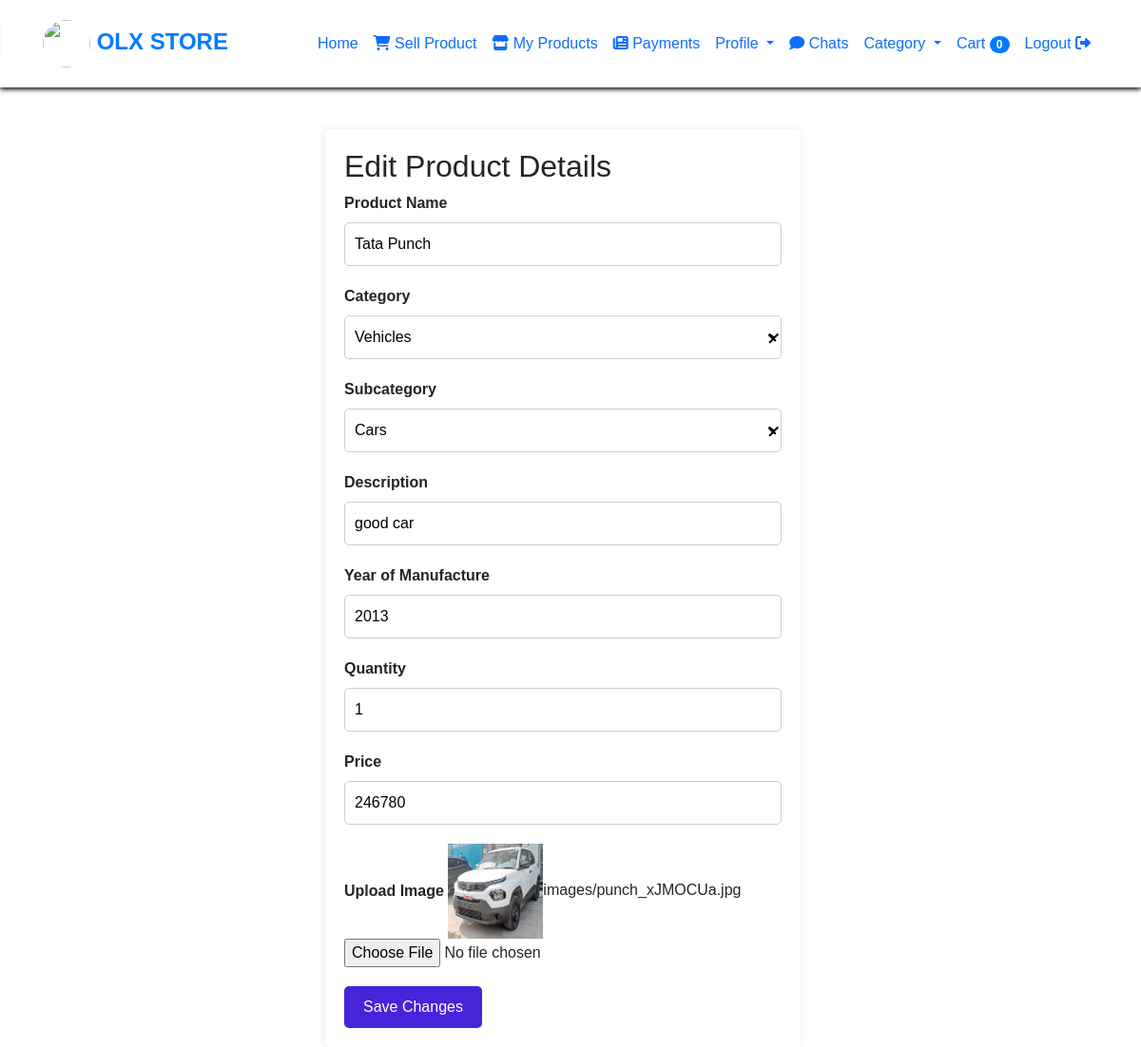
Page /edit_user_product/3 (signed in) on the committed database.
### olx_management_app/models.py (models this page shows, shortened)
class Addproduct(models.Model):
    user = models.ForeignKey(User, on_delete=models.CASCADE, null=True)
    add=models.ForeignKey(Category,on_delete=models.CASCADE,null=True)
    subcategory = models.ForeignKey(SubCategory,on_delete=models.CASCADE,null=True)
    Product_name=models.CharField(max_length=255)
    description=models.CharField(max_length=255)
    year=models.IntegerField(null=True)
    qty=models.PositiveIntegerField(null=True, blank=True)
    price=models.IntegerField(null=True)
    image=models.ImageField(upload_to="images/",null=True)
    is_approved = models.BooleanField(default=False)

class Category(models.Model):
    cat_name=models.CharField(max_length=255)

class SubCategory(models.Model):
    sub_cat_name = models.CharField(max_length=255)
    cat_name = models.ForeignKey(Category, on_delete=models.CASCADE)

### olx_management_app/views.py (the view)
# urls.py: path('edit_user_product/<int:pk>', views.edit_user_product, name='edit_user_product'),
@login_required(login_url='index')
def edit_user_product(request, pk):
    Products = Addproduct.objects.get(id=pk)
    cat = Category.objects.all()
    current_user=request.user
    user_products = Addproduct.objects.filter(user=current_user,is_approved=True)
    user_chat_messages = ChatMessageData.objects.filter(is_seen=False).exclude(sender=request.user)
    cart_items = Cart.objects.filter(user=request.user).select_related('Product')
    example_category_dict = {}
    categories = Category.objects.all()
    for category in categories:
        subcategories = SubCategory.objects.filter(cat_name=category)
        subcategory_list = [sub.sub_cat_name for sub in subcategories]
        example_category_dict[category.cat_name] = subcategory_list
    return render(request, 'user_products_edit.html', {'cartitems': cart_items,'bk': Products, 'ca': cat, 'user_chat_messages':user_chat_messages,"example_category_dict":example_category_dict})

### templates/user_products_edit.html (shortened to what this page needs)
{% load static %}
<!DOCTYPE html>
<html>
<head>
    <link
            href="https://cdn.jsdelivr.net/npm/bootstrap@5.1.3/dist/css/bootstrap.min.css"
            rel="stylesheet"
    />
    <link
            href="https://cdn.jsdelivr.net/npm/boxicons@latest/css/boxicons.min.css"
            rel="stylesheet"
    />
    <link rel="stylesheet" href="https://cdn.jsdelivr.net/npm/bootstrap@4.6.2/dist/css/bootstrap.min.css">
    <link rel="stylesheet" href="https://cdnjs.cloudflare.com/ajax/libs/font-awesome/6.4.2/css/all.min.css"
/>
</head>
<body id="body-pd">
<nav class="navbar navbar-expand-lg">
    <div class="container">
        <a class="navbar-brand" href="#"><img src="{% static 'images/giphy.gif' %}" height="50px" width="50px"
                                              class="rounded-circle"> OLX STORE</a>
        <div class="collapse navbar-collapse" id="navbarNav">
            <ul class="navbar-nav ml-auto">
                <li class="nav-item active">
                    <a class="nav-link" href="{% url 'userhome' %}">Home</a>
                </li>
                <li class="nav-item active">
                    <a class="nav-link" href="{% url 'UserAddproducts' %}"> <i class="fa-solid fa-cart-shopping"></i>
                        Sell Product </a>
                </li>
                <li class="nav-item active">
                    <a class="nav-link" href="{% url 'show_user_products' %}"> <i class="fa-solid fa-store"></i>
                        My Products </a>
                </li>
                <li class="nav-item active">
                    <a class="nav-link" href="{% url 'show_user_payment_history' %}"> <i
                            class="fa-solid fa-newspaper"></i>
                        Payments </a>
                </li>
                <li class="nav-item dropdown">
                    <a class="nav-link dropdown-toggle" href="#" id="facilitiesDropdown" role="button"
                       data-toggle="dropdown" aria-haspopup="true" aria-expanded="false">
                        Profile
                    </a>
                </li>
                <li class="nav-item active">
                    <a class="nav-link" href="{% url 'show_requestedProduct' %}"> <i class="fas fa-comment"></i>
                        Chats </a>
                </li>
                <li class="nav-item dropdown">
                    <a class="nav-link dropdown-toggle" href="#" data-toggle="dropdown"> Category </a>
                </li>
                <li class="nav-item">
                    <a class="nav-link" href="{% url 'cart' %}">
                        Cart <span class="badge badge-pill badge-primary">{{ cartitems|length }}</span>
                    </a>
                </li>
                <li class="nav-item active">
                    <a class="nav-link" href="{% url 'logout1' %}">Logout <i class="fa-solid fa-right-from-bracket"></i></a>
                </li>
            </ul>
        </div>
    </div>
</nav>
<div class="container">
    <br><br><br>
    <div class="edit-form">
        <h2> Edit Product Details</h2>
        <form action="{% url 'edit_user_product_details' bk.id %}" method="post" enctype="multipart/form-data">
            <div class="form-group">
                <label for="ProductName">Product Name</label>
                <input type="text" id="ProductName" name="Productname" value="{{ bk.Product_name }}"
                       placeholder="Enter product name">
            </div>
            <div class="form-group">
                <label for="category">Category</label>
                <select id="category" name="category">
                    {% for c in ca %}
                    <option value="{{ c.id }}" {% if c.id == bk.add.id %}selected{% endif %}>{{ c.cat_name }}</option>
                    {% endfor %}
                </select>
            </div>
            <div class="form-group">
                <label for="subcategory">Subcategory</label>
                <select id="subcategory" name="subcategory">
                    {% for key, value in example_category_dict.items %}
                    {% if key == bk.add.cat_name %}
                    {% for subcat in value %}
                    <option value="{{ subcat }}" {% if subcat == bk.subcategory.sub_cat_name %}selected{% endif %}>{{ subcat }}</option>
                    {% endfor %}
                    {% endif %}
                    {% endfor %}
                </select>
            </div>
            <div class="form-group">
                <label for="description">Description</label>
                <input type="text" name="description" value="{{ bk.description }}"
                       placeholder="Enter product description">
            </div>
            <div class="form-group">
                <label for="yr">Year of Manufacture</label>
                <input type="number" id="yr" name="year" value="{{ bk.year }}" placeholder="Enter year">
            </div>
            <div class="form-group">
                <label for="qty">Quantity</label>
                <input type="number" id="qy" name="qty" value="{{ bk.qty }}" placeholder="Enter Quantity" min="0">
            </div>
            <div class="form-group">
                <label for="price">Price</label>
                <input type="number" id="price" value="{{ bk.price }}" name="price" placeholder="Enter price">
            </div>
            <div class="form-group">
                <label for="img">Upload Image</label>
                <img src="{{bk.image.url}}" alt="Product Image" width="100px" height="100px">{{bk.image}}
                <input type="file" name="img">
            </div>
            <button type="submit" class="btn btn-primary">Save Changes</button>
        </form>
    </div>
</div>
</body>
</html>

### templates/user_products_edit.html (style rules this page uses)
body { margin: 0; padding: 0; background-size: cover; background-position: center center; min-height: 100vh; font-family: Helvetica, Verdana, Roboto; }
.navbar { background: rgb(255, 255, 255); box-shadow: 0 2px 5px rgb(0, 0, 0); padding: 1rem; position: absolute; top: 0; width: 100%; z-index: 1; transition: background-color 0.3s ease-in-out; }
.navbar-brand { font-size: 1.5rem; font-weight: bold; }
.navbar-nav .nav-link { font-weight: 500; transition: color 0.3s ease-in-out; }
@media (min-width: 992px) { .navbar { position: fixed; } }
:root { --header-height: 3rem; --first-color: #4723d9; --first-color-light: #afa5d9; --white-color: #f7f6fb; --body-font: "Nunito", sans-serif; --normal-font-size: 1rem; --z-fixed: 100; }
body { position: relative; margin: var(--header-height) 0 0 0; padding: 0 1rem; font-family: var(--body-font); font-size: var(--normal-font-size); transition: 0.5s; }
a { text-decoration: none; }
.active { color: var(--white-color); }
.active::before { content: ""; position: absolute; left: 0; width: 2px; height: 32px; background-color: var(--white-color); }
@media screen and (min-width: 768px) { body { margin: calc(var(--header-height) + 1rem) 0 0 0; padding-left: calc(var(--nav-width) + 2rem); } }
.edit-form { background-color: #fff; padding: 20px; border-radius: 5px; box-shadow: 0 0 10px rgba(0, 0, 0, 0.1); max-width: 500px; margin: 0 auto; }
.form-group { margin-bottom: 20px; }
label { font-weight: bold; }
input[type="text"], input[type="number"], select { width: 100%; padding: 10px; border: 1px solid #ccc; border-radius: 5px; font-size: 16px; }
select { appearance: none; -webkit-appearance: none; -moz-appearance: none; background-size: 16px; }
button[type="submit"] { background-color: var(--first-color); color: white; padding: 10px 20px; border: none; border-radius: 5px; cursor: pointer; }

### rows in the picture
Addproduct: Productname "Tata Punch", category "Vehicles", description "good car", year "2013", qty "1", price "246780", image (picture), image "images/punch_xJMOCUa.jpg"
SubCategory: subcategory "Cars"

### other values in the picture
{{ cartitems|length }} "0"
